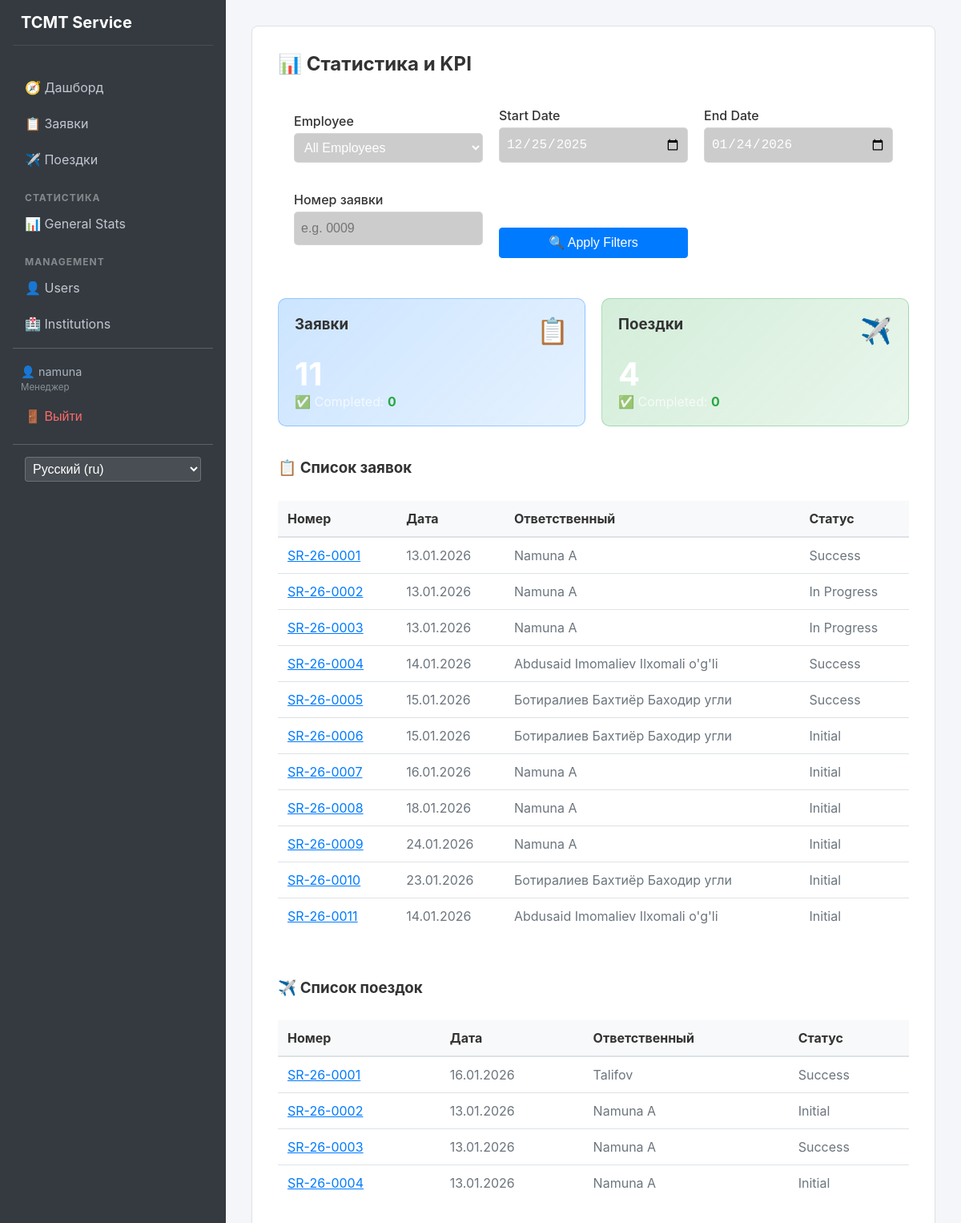
The page /stats/ (signed in) on the database as committed earlier.
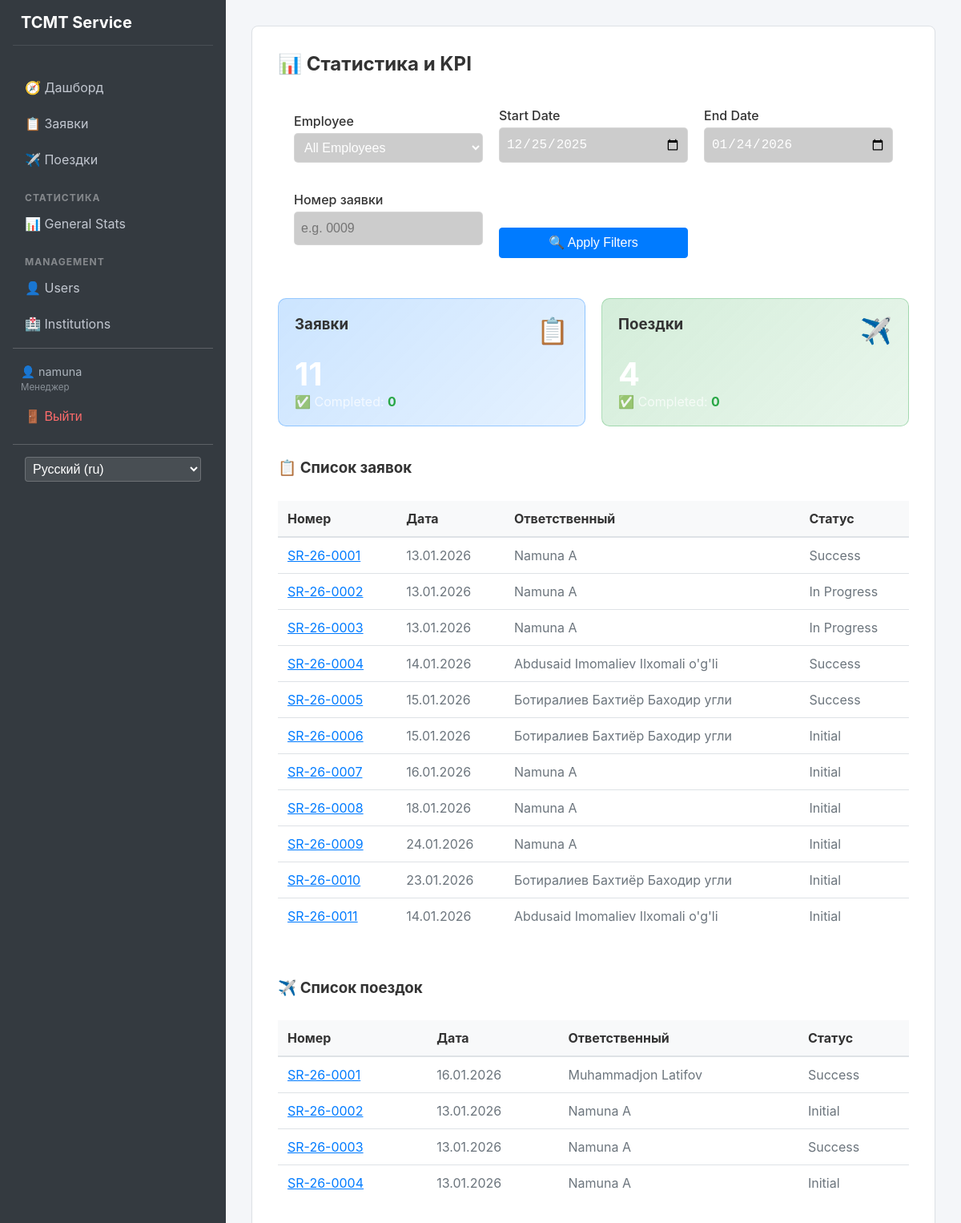
The same page on the database as committed later.
### apps/trips/models.py (models this page shows, shortened)
class Trip(models.Model):
    created_at = models.DateField(default=datetime.date.today)
    responsible = models.ForeignKey(
        settings.AUTH_USER_MODEL,
        on_delete=models.SET_NULL,
        null=True,
        related_name='trips'
    )
    region = models.ForeignKey(Region, on_delete=models.PROTECT)
    institution = models.ForeignKey(Institution, on_delete=models.PROTECT)
    description = models.TextField()
    contact_phone = models.CharField(max_length=20)
    request_number = models.CharField(max_length=20)
    equipment_type = models.ForeignKey(EquipmentType, on_delete=models.PROTECT)
    status = models.ForeignKey(Status, on_delete=models.PROTECT)
    escort_name = models.CharField(max_length=255)
    escort_phone = models.CharField(max_length=20)
    order_number = models.CharField(
        max_length=50,
        blank=True,
        null=True
    )
    result_info = models.TextField(blank=True, null=True)

### apps/users/models.py (models this page shows, shortened)
class User(AbstractUser):
    class Role(models.TextChoices):
        ADMIN = 'admin', 'Администратор'
        MANAGER = 'manager', 'Менеджер'
        USER = 'user', 'Пользователь'
    full_name = models.CharField(max_length=255)
    passport = models.CharField(max_length=20)
    role = models.CharField(
        max_length=20,
        choices=Role.choices,
        default=Role.USER
    )

### apps/core/models.py (models this page shows, shortened)
class Status(models.Model):
    name = models.CharField(max_length=100)

### apps/dashboard/views.py (the view, shortened to what this page needs)
# urls.py: path('stats/', views.statistics, name='stats'),
@login_required
def statistics(request):
    start_date = request.GET.get('start_date')
    end_date = request.GET.get('end_date')
    user_id = request.GET.get('user_id')
    req_num = request.GET.get('req_num')
    if not start_date:
        start_date = (datetime.now() - timedelta(days=30)).strftime('%Y-%m-%d')
    if not end_date:
        end_date = datetime.now().strftime('%Y-%m-%d')
    users = User.objects.all()
    req_qs = Request.objects.filter(created_at__range=[start_date, end_date])
    trip_qs = Trip.objects.filter(created_at__range=[start_date, end_date])
    if user_id:
        req_qs = req_qs.filter(responsible_id=user_id)
        trip_qs = trip_qs.filter(responsible_id=user_id)
    done_statuses = ['Выполнено', 'Закрыто', 'Completed', 'Closed']
    req_total = req_qs.count()
    req_done = req_qs.filter(status__name__in=done_statuses).count()
    trip_total = trip_qs.count()
    trip_done = trip_qs.filter(status__name__in=done_statuses).count()
    context = {
        'users': users,
        'start_date': start_date,
        'end_date': end_date,
        'selected_user': int(user_id) if user_id else None,
        'req_total': req_total,
        'req_done': req_done,
        'trip_total': trip_total,
        'trip_done': trip_done,
        'requests': req_qs,
        'trips': trip_qs,
        'req_num': req_num,
    }
    return render(request, 'dashboard/statistics.html', context)

### templates/dashboard/statistics.html (shortened to what the changed rows need)
{% extends 'base.html' %}
{% load i18n %}
{% block content %}
<div class="glass-container">
    <h2 style="color: white; margin-bottom: 20px;">📊 {% trans "Statistics & KPI" %}</h2>
    <div style="margin-top: 40px; display: grid; grid-template-columns: 1fr; gap: 40px;">
        <div>
            <table>
                <thead>
                    <tr>
                        <th>{% trans "Number" %}</th>
                        <th>{% trans "Date" %}</th>
                        <th>{% trans "Responsible" %}</th>
                        <th>{% trans "Status" %}</th>
                    </tr>
                </thead>
            </table>
        </div>
        <div>
            <table>
                <thead>
                    <tr>
                        <th>{% trans "Number" %}</th>
                        <th>{% trans "Date" %}</th>
                        <th>{% trans "Responsible" %}</th>
                        <th>{% trans "Status" %}</th>
                    </tr>
                </thead>
                <tbody>
                    {% for trip in trips %}
                    <tr>
                        <td>
                            <a href="{% url 'trips:detail' trip.pk %}" style="color: white;">
                                {{ trip.request_number }}
                            </a>
                        </td>
                        <td>{{ trip.created_at|date:"d.m.Y" }}</td>
                        <td>{{ trip.responsible.full_name }}</td>
                        <td>{{ trip.status.name }}</td>
                    </tr>
                    {% empty %}
                    <tr>
                        <td colspan="4" style="text-align: center; color: rgba(255,255,255,0.5);">
                            {% trans "No trips found" %}
                        </td>
                    </tr>
                    {% endfor %}
                </tbody>
            </table>
        </div>
    </div>
</div>
{% endblock %}

Rows that differ between the two databases and show on the page:
changed through a linked row, Trip "SR-26-0001": responsible.full_name "Talifov" → "Muhammadjon Latifov"
